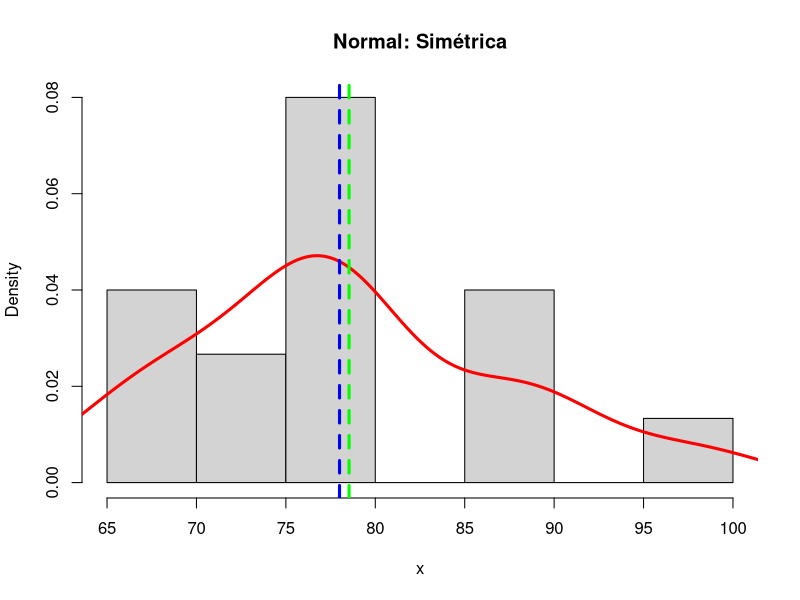
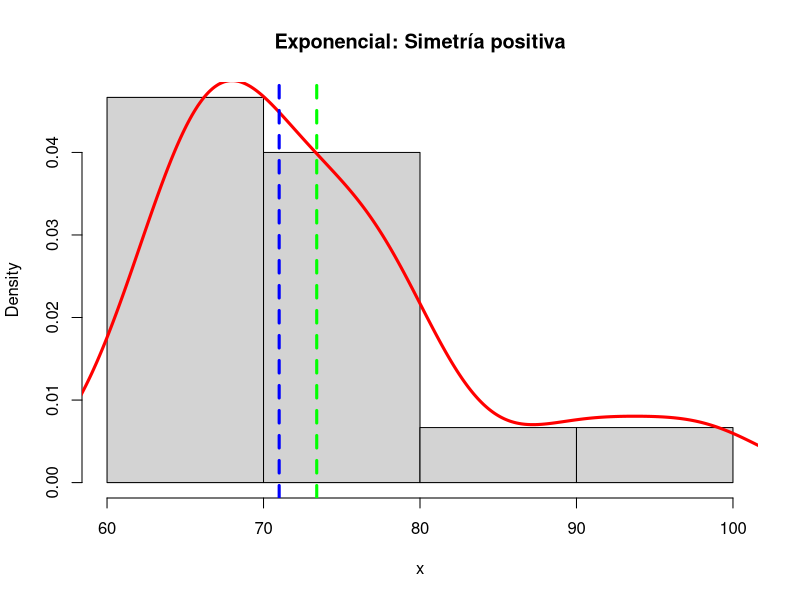
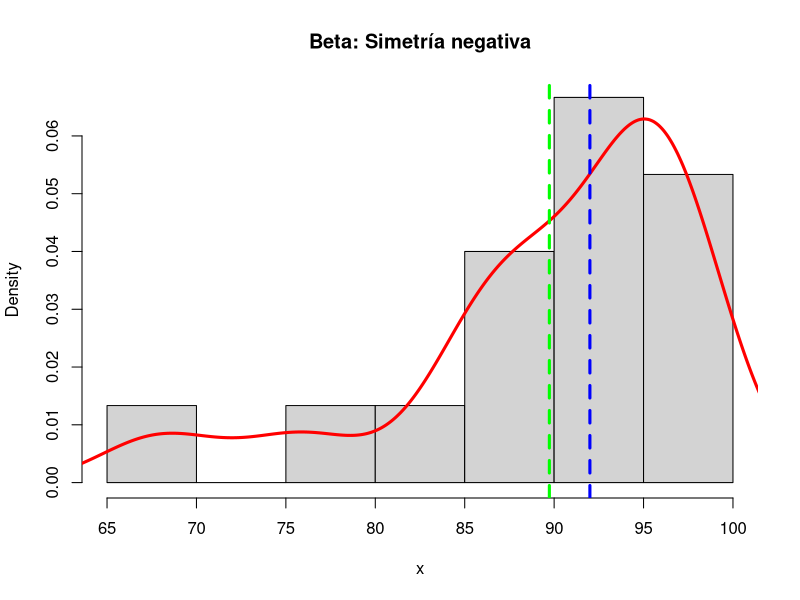
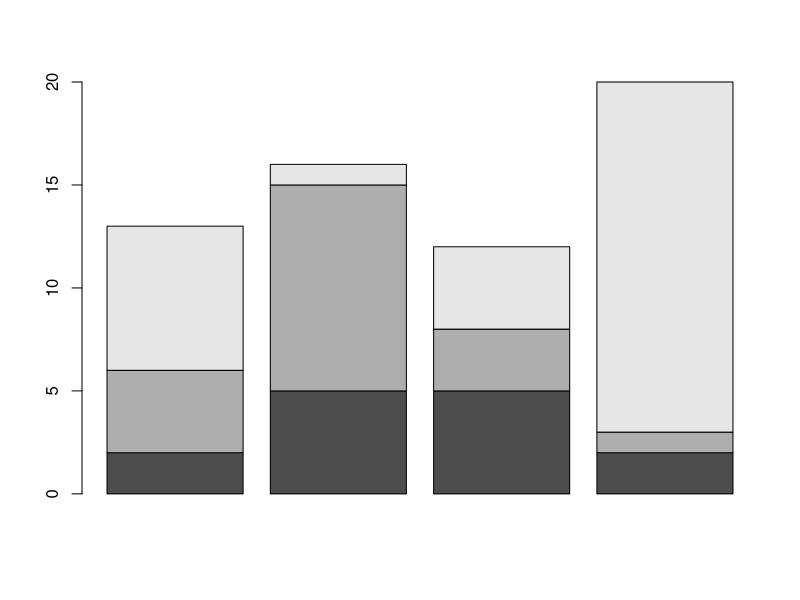
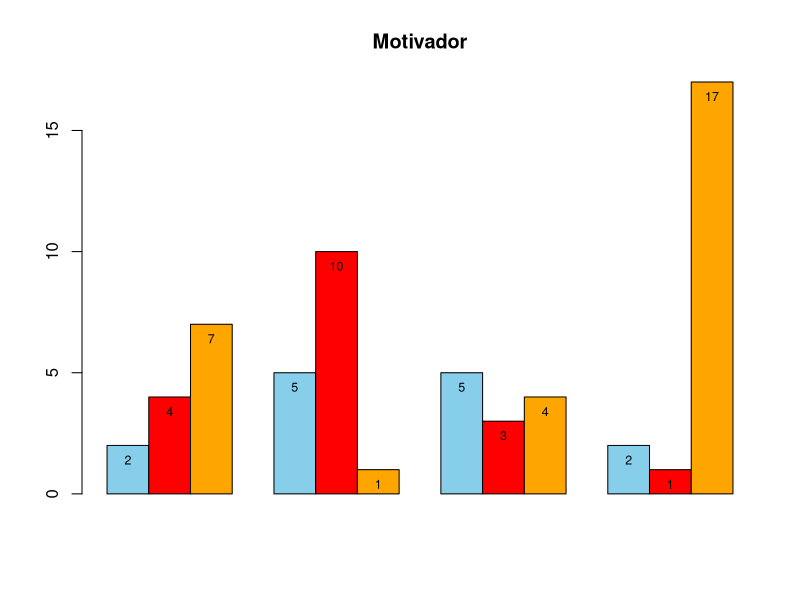
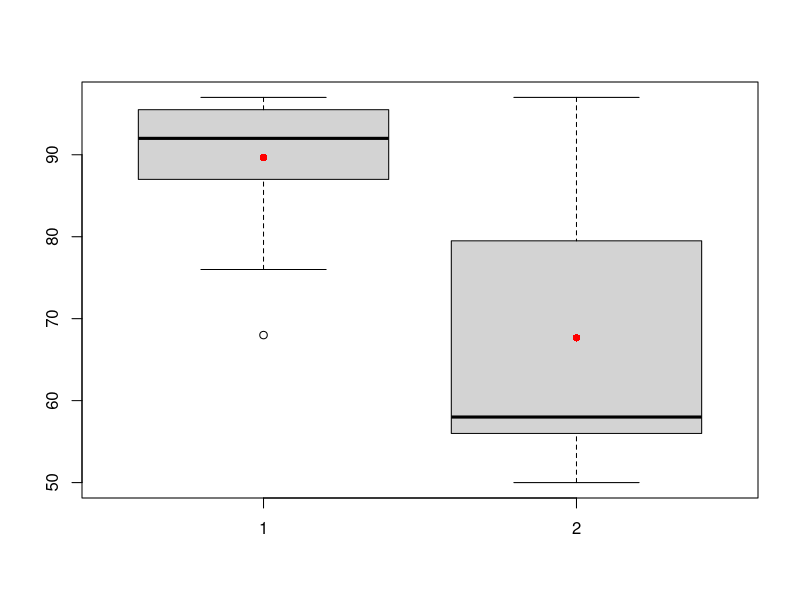
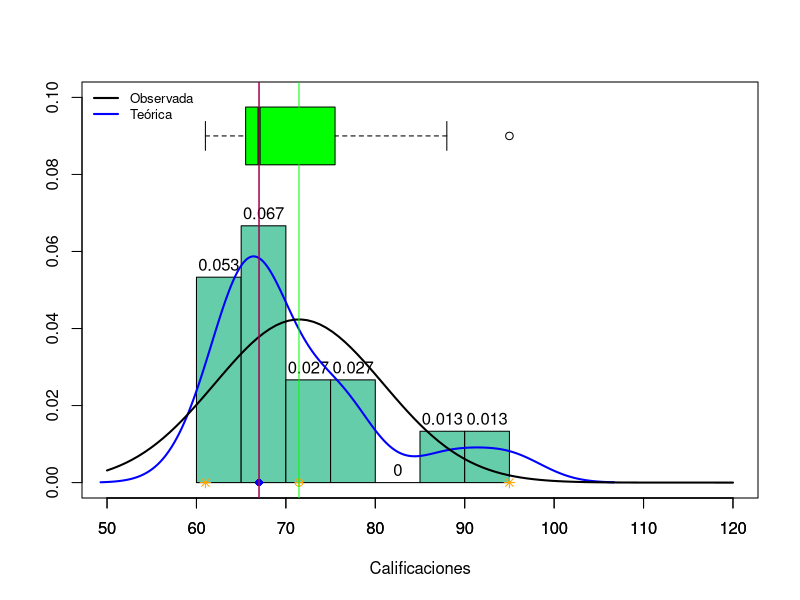
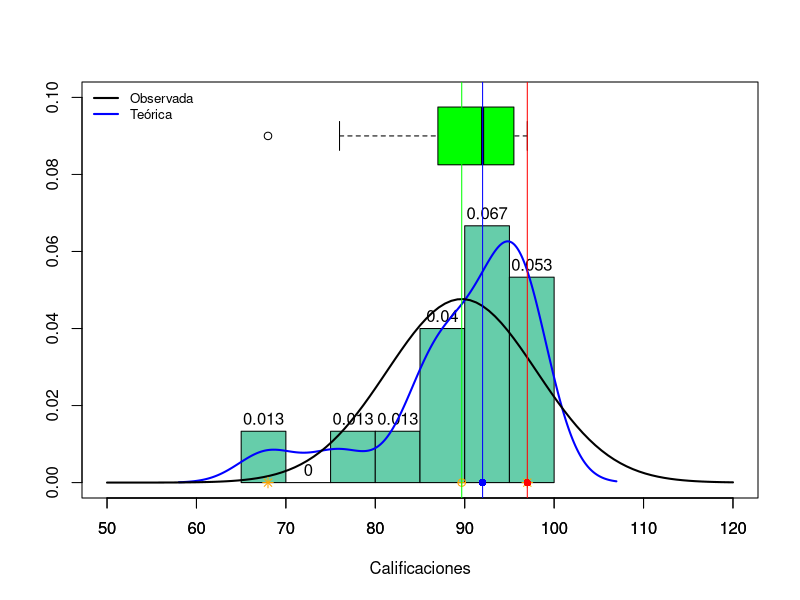

These figures' R source, in order:
## ---- chunk 1
set.seed(5)

# normal
# x = rnorm(1000, 0,1)  
 x = c(65, 67, 70, 77, 78, 78, 80, 76, 71, 75, 87, 78, 88, 90, 98)
 print(sum((x-mean(x))^3)/((length(x)-1)*sd(x)^3))
hist(x, breaks = "Sturges", main="Normal: Simétrica", freq=FALSE)
lines(density(x), col='red', lwd=3)
abline(v = c(mean(x),median(x)),  col=c("green", "blue"), lty=c(2,2), lwd=c(3, 3))
## ---- chunk 2
set.seed(5)
# exponential
# x = rexp(1000,1)
x = c(65, 67, 72, 77, 66, 78, 62, 66, 71, 75, 68, 78, 68, 90, 98)
hist(x,  breaks = "Sturges", main="Exponencial: Simetría positiva", freq=FALSE)
lines(density(x), col='red', lwd=3)
abline(v = c(mean(x),median(x)),  col=c("green", "blue"), lty=c(2,2), lwd=c(3, 3))
print(sum((x-mean(x))^3)/((length(x)-1)*sd(x)^3))
## ---- chunk 3
set.seed(5)
# beta
# x= rbeta(10000,5,2)
x = c(88, 95, 92, 97, 96, 97, 95, 86, 91, 95, 97, 88, 85, 76, 68)
hist(x,  breaks = "Sturges", main="Beta: Simetría negativa", freq=FALSE)
lines(density(x), col='red', lwd=3)
abline(v = c(mean(x),median(x)),  col=c("green", "blue"), lty=c(2,2), lwd=c(3, 3))
print(sum((x-mean(x))^3)/((length(x)-1)*sd(x)^3))
## ---- chunk 4
A <- matrix(c(2, 4, 7, 5, 10, 1, 5, 3, 4, 2, 1, 17), ncol = 4)
barplot(A)
data2 = c(88, 95, 92, 97, 96, 97, 94, 86, 91, 95, 97, 88, 85, 76, 68)
data3 = c(60, 95, 50, 97, 56, 57, 54, 56, 71, 55, 57, 88, 65, 96, 58)

q1<-barplot(A, main="Motivador", horiz=F,  beside=TRUE, col=c("skyblue","red","orange"), legend = rownames(A),legend.text = rownames(A))
text(q1, A-1.2, labels = A, pos = 3, cex = .75)
boxplot(data2,data3)
medias <- c(mean(data2),mean(data3))
points(medias,pch=16,col="red")
## ---- chunk 5
intervalos <- seq(from = 0, to = 120, by = 10) 
data = c(88, 65, 67, 67, 76, 77, 64, 71, 61, 95, 67, 75, 65, 66, 68)
hist(data,  breaks = "Sturges",freq =
       F, ylim = c(0, 0.1), xlim = c(50, 120),main='', xlab='Calificaciones', ylab = NULL, col = "aquamarine3",border = "black", labels = TRUE)
boxplot(data, horizontal=TRUE,boxwex=0.03, at=0.09,  add=TRUE, axes=TRUE,col=c("GREEN","red","red"))
medias <- c(mean(data)) 
points(medias,pch=16,col="blue")
lines(density(data), ylim = c(0, 1),xlim = c(3, 120), lwd = 2,col="blue")
curve(dnorm(x, mean(data), sd(data)), lwd = 2, col = "black", add = T)
legend("topleft", c("Observada", "Teórica"),lty = 1, lwd = 2, col = c("black", "blue"), bty = "n", cex = 0.8)
getmode <- function(v) {
 uniqv <- unique(v)
 uniqv[which.max(tabulate(match(v, uniqv)))]
}
mode <- getmode(data)
#print(length(data))
#print(3.322+log(length(data)))
cat("Media:",mean(data))
cat("Mediana:",median(data))
cat("Moda:",mode)
cat("Quartiles:",quantile(data))
v=0.0
points(min(data),v,pch=8,col="orange")
points(max(data),v,pch=8,col="orange")
points(mode,v,pch=16,col="red")#moda
points(mean(data),v,pch=10, col='orange')#media
points(median(data),v,pch=16,col="blue")#mediana
abline(v=mean(data), col="green")
abline(v=median(data), col="blue")
abline(v=mode, col="red")
## ---- chunk 6
intervalos <- seq(from = 0, to = 120, by = 10) 
data = c(88, 95, 92, 97, 96, 97, 94, 86, 91, 95, 97, 88, 85, 76, 68)
hist(data,  breaks = "Sturges",freq = F, ylim = c(0, 0.1), xlim = c(50, 120),main='', xlab='Calificaciones', ylab = NULL, col = "aquamarine3",border = "black", labels = TRUE)
boxplot(data, horizontal=TRUE,boxwex=0.03, at=0.09,  add=TRUE, axes=TRUE,col=c("GREEN","red","red"))
medias <- c(mean(data)) 
points(medias,pch=16,col="blue")
lines(density(data), ylim = c(0, 1),xlim = c(3, 120), lwd = 2,col="blue")
curve(dnorm(x, mean(data), sd(data)), lwd = 2, col = "black", add = T)
legend("topleft", c("Observada", "Teórica"),lty = 1, lwd = 2, col = c("black", "blue"), bty = "n", cex = 0.8)
getmode <- function(v) {
 uniqv <- unique(v)
 uniqv[which.max(tabulate(match(v, uniqv)))]
}
mode <- getmode(data)
#print(length(data))
#print(3.322+log(length(data)))
cat("Media:",mean(data))
cat("Mediana:",median(data))
cat("Moda:",mode)
cat("Quartiles:",quantile(data))
v=0.0
points(min(data),v,pch=8,col="orange")
points(max(data),v,pch=8,col="orange")
points(mode,v,pch=16,col="red")#moda
points(mean(data),v,pch=10, col='orange')#media
points(median(data),v,pch=16,col="blue")#mediana
abline(v=mean(data), col="green")
abline(v=median(data), col="blue")
abline(v=mode, col="red")
## ---- chunk 7
intervalos <- seq(from = 0, to = 120, by = 10) 
data = c(65, 67, 70, 77, 78, 78, 80, 76, 71, 75, 87, 78, 88, 90, 98)
hist(data,  breaks = "Sturges",freq = F, ylim = c(0, 0.1), xlim = c(50, 120),main='', xlab='Calificaciones', ylab = NULL, col = "aquamarine3",border = "black", labels = TRUE)
boxplot(data, horizontal=TRUE,boxwex=0.03, at=0.09,  add=TRUE, axes=TRUE,col=c("GREEN","red","red"))
medias <- c(mean(data)) 
points(medias,pch=16,col="blue")
lines(density(data), ylim = c(0, 1),xlim = c(3, 120), lwd = 2,col="blue")
curve(dnorm(x, mean(data), sd(data)), lwd = 2, col = "black", add = T)
legend("topleft", c("Observada", "Teórica"),lty = 1, lwd = 2, col = c("black", "blue"), bty = "n", cex = 0.8)
getmode <- function(v) {
 uniqv <- unique(v)
 uniqv[which.max(tabulate(match(v, uniqv)))]
}
mode <- getmode(data)
#print(length(data))
#print(3.322+log(length(data)))
cat("Media:",mean(data))
cat("Mediana:",median(data))
cat("Moda:",mode)
cat("Quartiles:",quantile(data))
v=0.0
points(min(data),v,pch=8,col="orange")
points(max(data),v,pch=8,col="orange")
points(mode,v,pch=16,col="red")#moda
points(mean(data),v,pch=10, col='orange')#media
points(median(data),v,pch=16,col="blue")#mediana
abline(v=mean(data), col="green")
abline(v=median(data), col="blue")
abline(v=mode, col="red")
